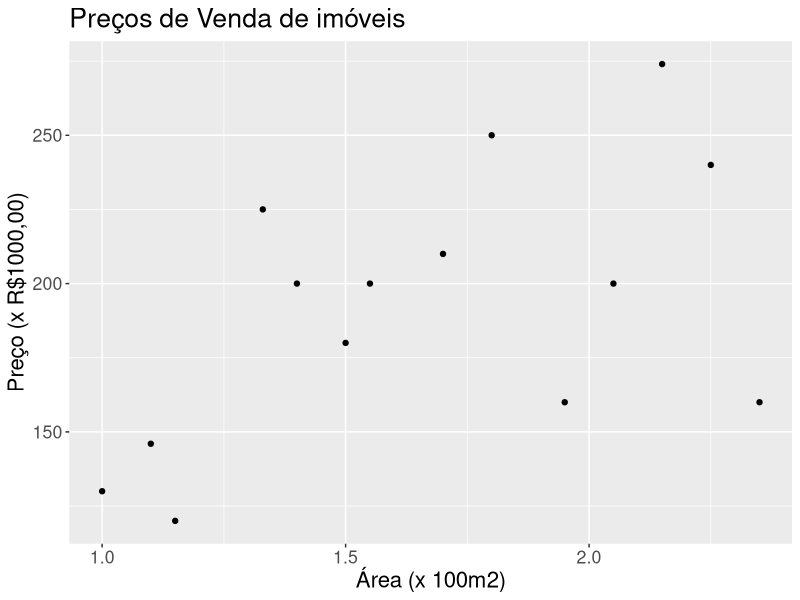
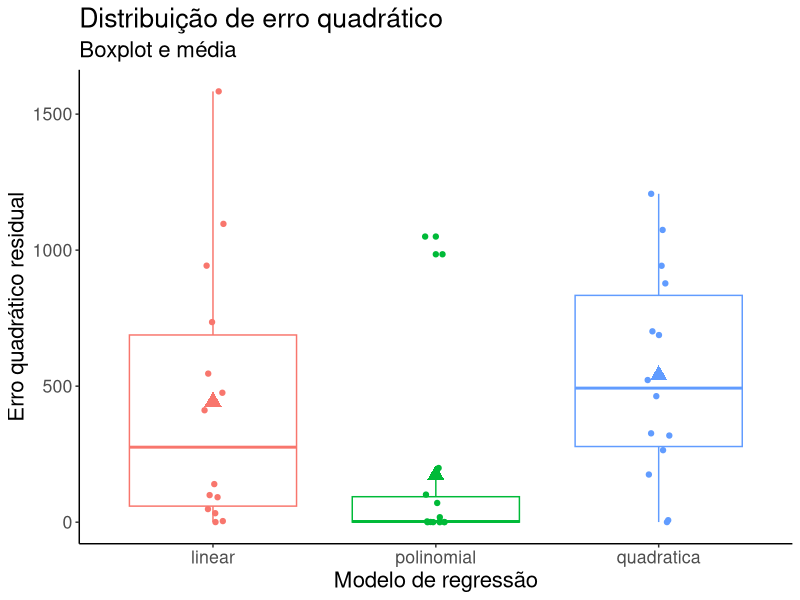

R code for these plots, in order:
## CARREGANDO PACKAGES ####
library(tidyverse)
library(readxl)
library(ggplot2)

#### LEITURA E PREPARACAO DOS DADOS ####
### Leitura
hr <- read_excel("data/housingSmall.xlsx", 
                           range = "A2:E16")
#View(hr)

## Preparando os dados
### Ajustando os nomes das colunas

#### Verificando
colnames(hr)
colnames(hr)[2]

#### Alterando
colnames(hr)[2] = "area"
colnames(hr)[3] = "garagem"
colnames(hr)[4] = "quartos"
colnames(hr)[5] = "preco"

#### Checando
#colnames(hr)

### Visualizando os dados
# Duavariáveis	quantitativas -> usar scatter plot
g <- ggplot(data = hr, aes(x=area, y=preco))
g <- g + geom_point() +
  labs(title = "Preços de Venda de imóveis", y = "Preço (x R$1000,00)", x = "Área (x 100m2)")+
  theme_gray() +
  theme(text=element_text(size=16), title=element_text(size=16), legend.position="none")
g

### Quanto custa casa em relação aos vizinhos?
#### Inserindo retas verticais
#g + geom_vline(xintercept = 2.0, colour = "green", linetype = "longdash" , size = 2) +
#    geom_vline(xintercept = c(1.93,2.07), colour = "red", linetype = "dotdash", size = 1) +
#    geom_point(data = hr[10:11,],aes(x = area,y=preco),size=3,colour="red")

#### MODELOS PREDITIVO ####

### Regressão Linear -> preço~area ----
## considerando apenas a area
#lm_area <- lm(data = hr, preco~area)

## Vizualizando regressão linear
#precoXarea.plot <- g + geom_abline(intercept = lm_area$coef[1], slope = lm_area$coef[2])
#precoXarea.plot
# Regresão Linear (direto no ggplot)
#g <- g + stat_smooth(method = lm, se = FALSE, formula = y~x, colour = "Black",linetype = "solid")

## Regressão Linar Polinomial quadrática ----
## direto no ggplot
## g + stat_smooth(method = lm, se = FALSE, formula = y~poly(x,2, raw=TRUE), colour="Red")

### Regressão Linear -> preço~areaEgaragem ----
## considerando a area e o numero de garagens
#lm_areaEgaragem <- lm(data=hr, preco~area+garagem)

### Regressão Linear -> preço~areaEquartos ----
## considerando a area e o numero de quartos
#lm_areaEquartos <- lm(data=hr, preco~area+quartos)



### Regressão Linear -> preço~areaEgaragemEquartos ----
lm_linear <- lm(data=hr, preco~area+garagem+quartos)
summary(lm_linear)

### Regressão Quadrádica ----
lm_quadra <- lm(data=hr, preco~poly(area+garagem+quartos,2,raw=TRUE))
summary(lm_quadra)

### Regressão Polinomial ----
lm_poli <- lm(data=hr, preco~poly(area+garagem+quartos,17,raw=TRUE))
summary(lm_poli)

#### VIZUALIZANDO RESULTADOS
#layout(matrix(c(1,2,3,4),2,2)) # optional 4 graphs/page 
#plot(lm_area)

erros_residuais <- c(lm_linear$residuals,lm_quadra$residuals,lm_poli$residuals)
erros_squared <- sapply(erros_residuais, function(x) x^2)

residuais.df <- data.frame("regressao" = c(rep("linear", times=14), 
                                            rep("quadratica", time=14), 
                                            rep("polinomial",times=14)), 
                        "erros_residuais" = erros_residuais,
                        "erros_squared" = erros_squared,
                        "MSE" = c(rep(mean(sapply(lm_linear$residuals, function(x) x^2)),times=14),
                                  rep(mean(sapply(lm_quadra$residuals, function(x) x^2)),times=14),
                                  rep(mean(sapply(lm_poli$residuals, function(x) x^2)),times=14))
                        )


residuais.plot = ggplot(residuais.df, aes(x=regressao, y=erros_squared)) +
  geom_boxplot(aes(color=regressao)) +
  geom_point(aes(color=regressao), position = position_jitter(width = 0.05)) +
  geom_point(aes(y=MSE, color=regressao), size=4, shape=17) +
  labs(title="Distribuição de erro quadrático", 
       subtitle="Boxplot e média",
       x="Modelo de regressão", y="Erro quadrático residual") +
  theme_classic() +
  theme(text=element_text(size=16), title=element_text(size=16), legend.position="none")
residuais.plot

erros_e_r2 <- data.frame("modelo" = c("linear","quadrático","polinomial"), 
                         "Residual standard_error" = c(summary(lm_linear)$sigma, summary(lm_quadra)$sigma, summary(lm_poli)$sigma),
                         "Adjusted-R-squared" = c(summary(lm_linear)$adj.r.squared, summary(lm_quadra)$adj.r.squared, summary(lm_poli)$adj.r.squared))
erros_e_r2
summary(lm_linear)